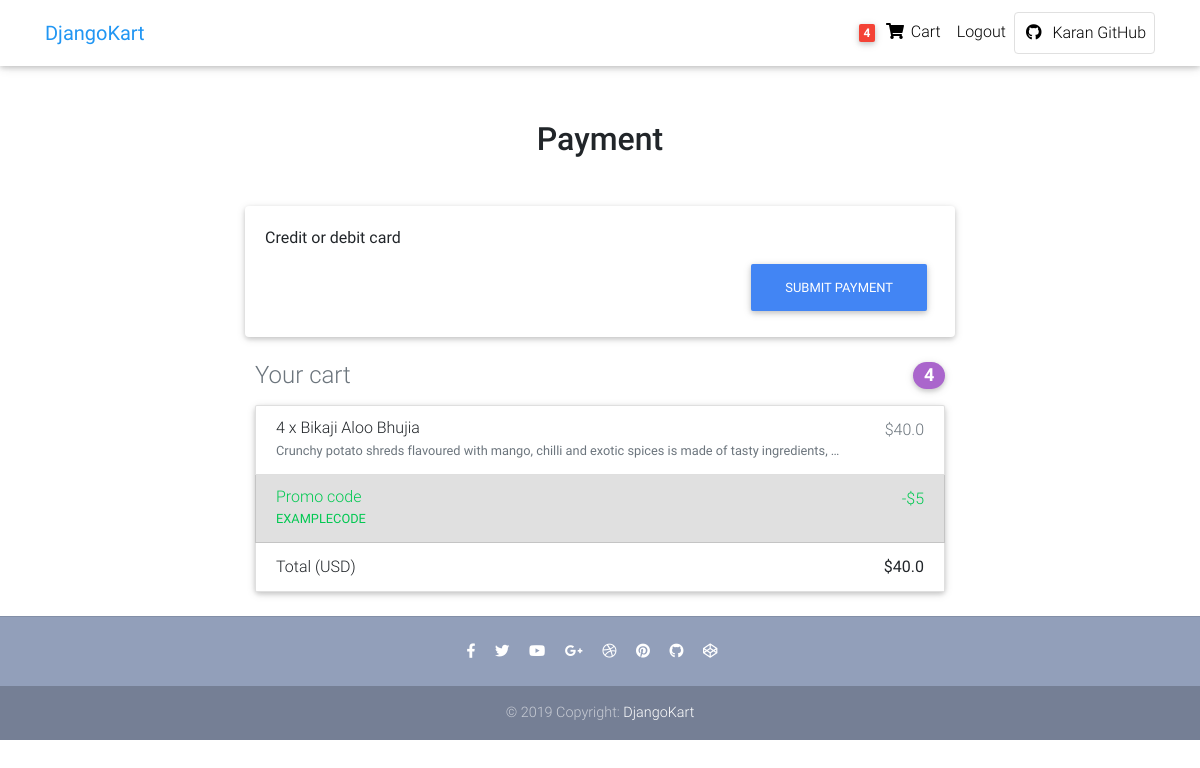
/payment/stripe/ (signed in), run on the app's committed database.
### core/models.py (models this page shows, shortened)
class Order(models.Model):
    user = models.ForeignKey(settings.AUTH_USER_MODEL,
                             on_delete=models.CASCADE)
    order_id = models.CharField(max_length=20)
    items = models.ManyToManyField(OrderItem)
    start_date = models.DateTimeField(auto_now_add=True)
    ordered_date = models.DateTimeField()
    ordered = models.BooleanField(default=False)
    shipping_address = models.ForeignKey(
        'ShippingAddress', on_delete=models.SET_NULL, blank=True, null=True)
    payment = models.ForeignKey(
        'Payment', on_delete=models.SET_NULL, blank=True, null=True)
    coupon = models.ForeignKey(
        'Coupon', on_delete=models.SET_NULL, blank=True, null=True)
    amount = models.FloatField()
    dispatched = models.BooleanField(default=False)
    delivered = models.BooleanField(default=False)
    refund_requested = models.BooleanField(default=False)
    refund_granted = models.BooleanField(default=False)
    def get_order_total(self):
        sum = 0
        for order_item in self.items.all():
            sum += order_item.get_final_price()
        return sum

class OrderItem(models.Model):
    item = models.ForeignKey(Item, on_delete=models.CASCADE)
    quantity = models.IntegerField(default=1)
    def get_item_price(self):
        if self.item.discount_price:
            return self.item.discount_price
        else:
            return self.item.price
    def get_final_price(self):
        return self.quantity * self.get_item_price()

class Item(models.Model):
    title = models.CharField(max_length=100)
    price = models.FloatField()
    discount_price = models.FloatField(blank=True, null=True)
    category = models.CharField(
        choices=CATEGORY_CHOICES, max_length=2, default='S')
    label = models.CharField(choices=LABEL_CHOICES, max_length=1, default='p')
    slug = models.SlugField(blank=True, null=True)
    description = models.TextField()
    image = models.ImageField(blank=True, null=True)
    class Meta:
        ordering = ['title']

### core/views.py (the view, shortened to what this page needs)
# urls.py: path('payment/stripe/', views.StripePaymentView.as_view(), name='payment_stripe'),
class StripePaymentView(LoginRequiredMixin, View):
    def get(self, *args, **kwargs):
        try:
            order = Order.objects.get(user=self.request.user, ordered=False)
        except:
            messages.info(self.request, 'You do not have any active order.')
            return redirect("core:home")
        if order.shipping_address:
            context = {
                'order': order
            }
            return render(self.request, 'payment-stripe.html', context)
        else:
            messages.warning(
                self.request, "You have not added a Shipping Address.")
            return redirect('core:checkout')

### core/templatetags/cart_template_tags.py (called while the page is built)
@register.filter
def cart_items_count(user):
    if user.is_authenticated:
        qs = Order.objects.filter(user=user, ordered=False)
        if qs.exists():
            count = 0
            for items in qs[0].items.all():
                count += items.quantity
            return count
        else:
            return 0
    else:
        return 0

### templates/payment-stripe.html (shortened to what this page needs)
{% extends 'base.html' %}
{% load crispy_forms_tags %}
{% load cart_template_tags %}
{% block extra_head %}
<head>
</head>
{% endblock extra_head %}
{% block content %}
<main>
    <div class="container wow fadeIn">
        <h2 class="my-5 h2 text-center">Payment</h2>
        <div class="row">
            <div class="col-md-8 offset-2 mb-4">
                <div class="card">
                    <form action="." class="card-body" method="post" id="payment-form">
                        <label for="card-element">
                            Credit or debit card
                        </label>
                        <div class="form-inline">
                            <button class="btn btn-primary float-right">Submit Payment</button>
                        </div>
                    </form>
                </div>
            </div>
        </div>
        <div class="col-md-8 offset-2 mb-4">
            <h4 class="d-flex justify-content-between align-items-center mb-3">
                <span class="text-muted">Your cart</span>
                <span class="badge badge-secondary badge-pill">{{request.user|cart_items_count}}</span>
            </h4>
            <ul class="list-group mb-3 z-depth-1">
                {% for order_item in order.items.all %}
                <li class="list-group-item d-flex justify-content-between lh-condensed">
                    <div>
                        <h6 class="my-0">{{order_item.quantity}} x {{order_item.item.title }}</h6>
                        <small class="text-muted">{{order_item.item.description|truncatechars:100}}</small>
                    </div>
                    <span class="text-muted">${{order_item.get_final_price}}</span>
                </li>
                {% endfor %}
                <li class="list-group-item d-flex justify-content-between bg-light">
                    <div class="text-success">
                        <h6 class="my-0">Promo code</h6>
                        <small>EXAMPLECODE</small>
                    </div>
                    <span class="text-success">-$5</span>
                </li>
                <li class="list-group-item d-flex justify-content-between">
                    <span>Total (USD)</span>
                    <strong>${{order.get_order_total}}</strong>
                </li>
            </ul>
        </div>
    </div>
    </div>
{% endblock content %}

### templates/base.html (shortened to what this page needs)
{% load static %} {% load cart_template_tags %}
<!DOCTYPE html>
<html lang="en">
  <head>
    {% block extra_head %} {% endblock %}
    <link
      rel="stylesheet"
      href="https://use.fontawesome.com/releases/v5.11.2/css/all.css"
    />
    <link
      rel="stylesheet"
      href="https://stackpath.bootstrapcdn.com/bootstrap/4.5.2/css/bootstrap.min.css"
    />
    <link href="{% static 'css/mdb.min.css' %}" rel="stylesheet" />
    <link href="{% static 'css/style.min.css' %}" rel="stylesheet" />
  </head>
  <body class="mt-5">
    <nav
      class="navbar fixed-top navbar-expand-lg navbar-light white scrolling-navbar"
    >
      <div class="container">
        <a class="navbar-brand waves-effect" href="{% url 'core:home' %}">
          <strong class="blue-text">DjangoKart</strong>
        </a>
        <div class="collapse navbar-collapse" id="navbarSupportedContent">
          <ul class="navbar-nav nav-flex-icons">
            {% if request.user.is_authenticated %}
            <li class="nav-item">
              <a href="{% url 'core:cart' %}" class="nav-link waves-effect">
                <span class="badge red z-depth-1 mr-1">
                  {{request.user|cart_items_count}}
                </span>
                <i class="fas fa-shopping-cart"></i>
                <span class="clearfix d-none d-sm-inline-block"> Cart </span>
              </a>
            </li>
            <li class="nav-item">
              <a
                href="{% url 'account_logout' %}"
                class="nav-link waves-effect"
              >
                <span class="clearfix d-none d-sm-inline-block"> Logout </span>
              </a>
            </li>
            {% endif %}
            <li class="nav-item">
              <a
                href="https://github.com/karn21"
                class="nav-link border border-light rounded waves-effect"
                target="_blank"
              >
                <i class="fab fa-github mr-2"></i>Karan GitHub
              </a>
            </li>
          </ul>
        </div>
      </div>
    </nav>
    <div class="container mt-5 pt-4">
       {% block content %} {% endblock content %}
    <footer class="page-footer text-center font-small mt-4 wow fadeIn">
      <hr class="my-4" />
      <div class="pb-4">
        <a href="https://www.facebook.com/mdbootstrap" target="_blank">
          <i class="fab fa-facebook-f mr-3"></i>
        </a>
        <a href="https://twitter.com/MDBootstrap" target="_blank">
          <i class="fab fa-twitter mr-3"></i>
        </a>
        <a href="https://www.youtube.com/watch?v=7MUISDJ5ZZ4" target="_blank">
          <i class="fab fa-youtube mr-3"></i>
        </a>
        <a
          href="https://plus.google.com/u/0/b/107863090883699620484"
          target="_blank"
        >
          <i class="fab fa-google-plus-g mr-3"></i>
        </a>
        <a href="https://dribbble.com/mdbootstrap" target="_blank">
          <i class="fab fa-dribbble mr-3"></i>
        </a>
        <a href="https://pinterest.com/mdbootstrap" target="_blank">
          <i class="fab fa-pinterest mr-3"></i>
        </a>
        <a
          href="https://github.com/mdbootstrap/bootstrap-material-design"
          target="_blank"
        >
          <i class="fab fa-github mr-3"></i>
        </a>
        <a href="http://codepen.io/mdbootstrap/" target="_blank">
          <i class="fab fa-codepen mr-3"></i>
        </a>
      </div>
      <div class="footer-copyright py-3">
        © 2019 Copyright:
        <a href="https://mdbootstrap.com/education/bootstrap/" target="_blank">
          DjangoKart
        </a>
      </div>
    </footer>
  </body>
</html>

### templates/base.html (style rules this page uses)
html, body, header, .carousel { height: 60vh; }

### data on the page
OrderItem: quantity "4", item "Bikaji Aloo Bhujia", item.description "Crunchy potato shreds flavoured with mango, chilli and exotic spices is made of tasty ingredients, …", get_final_price "40.0"
Order: get_order_total "40.0"

### other printed values
{{ request.user|cart_items_count }} "4"
